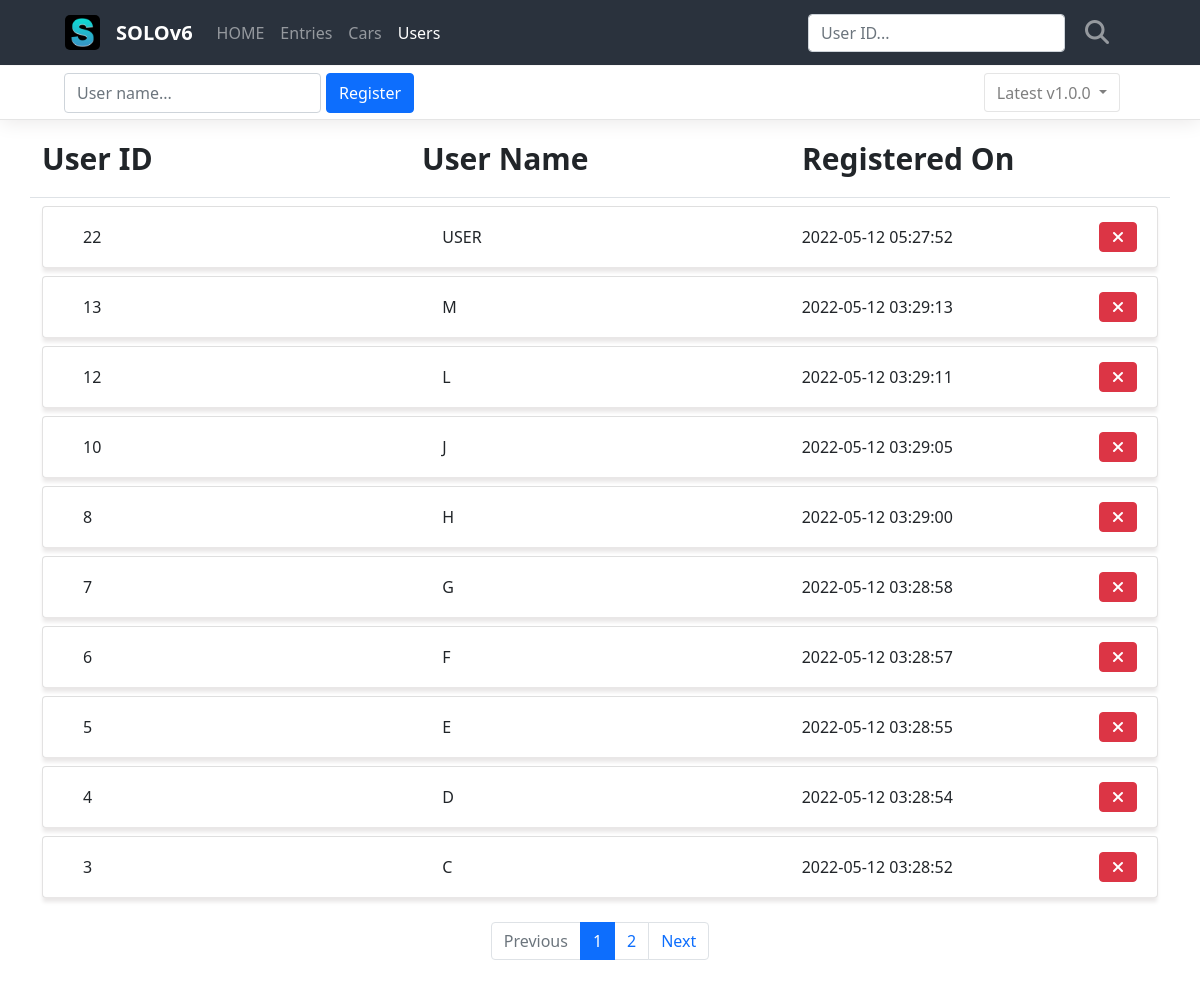
/users/, run on the app's committed database.
### project/models/user.py (models this page shows, shortened)
class User(db.Model):
    id = db.Column(db.Integer, primary_key=True)
    user_name = db.Column(db.String(10), nullable=False)
    registered_on = db.Column(db.DateTime(), default=func.now())

### project/routes/user_routes.py (the view)
@blueprint.route('/')
def users():
    page = request.args.get('page', type=int, default=1)
    needle = request.args.get('needle', type=str, default='')
    user_list = UserModel.query.order_by(UserModel.registered_on.desc())
    if needle:
        user_list = user_list.filter(
            UserModel.id.ilike(needle)
        )
    user_list = user_list.paginate(page, per_page=10)
    return render_template('users.html', user_list=user_list, page=page, needle=needle)

### project/templates/users.html (shortened to what this page needs)
<link rel="stylesheet" href="../static/css/users.css">
{% extends 'base.html' %}
{% block content %}
<nav class="navbar navbar-expand-lg navbar-dark">
    <div class="container-fluid">
        <a class="navbar-logo" href="{{ url_for('base.index') }}">
            <img class="logo" src="../static/images/favicons.ico/favicon-96x96.png" alt="Logo" height="35" width="35">
        </a>
        <a class="navbar-brand" href="{{ url_for('base.index') }}">SOLOv6</a>
        <div class="collapse navbar-collapse" id="navbarSupportedContent">
            <ul class="navbar-nav me-auto mb-2 mb-lg-0">
                <li class="nav-item">
                    <a class="nav-link active" aria-current="page" href="{{ url_for('base.index') }}">HOME</a>
                </li>
                <li class="nav-item">
                    <a class="nav-link active" href="{{ url_for('base.index') }}">Entries</a>
                </li>
                <li class="nav-item">
                    <a class="nav-link active" href="{{ url_for('cars.cars') }}">Cars</a>
                </li>
                <li class="nav-item">
                    <a class="nav-link active" href="{{ url_for('users.users') }}">Users</a>
                </li>
            </ul>
            <form id="search-form" class="d-flex" action="{{ url_for('users.users') }}" method="get">
                <input id="needle search-needle" class="form-control me-2 search-form" type="text" name="needle" value="{{ needle or '' }}" placeholder="User ID..." aria-label="Search">
                <button id="btn-search" class="btn search-btn" type="submit">
                    <i class="fa-solid fa-magnifying-glass fa-xl"></i>
                </button>
            </form>
        </div>
    </div>
</nav>
<div class="main">
    <div class="register-box">
        <div class="register-col">
            <form class="register-form" action="{{ url_for('users.register') }}" method="post">
                <input class="form-control register-input" type="text" name="user_name" placeholder="User name...">
                <button type="submit" class="btn btn-primary mb-3 register-btn">
                    Register
                </button>
            </form>
        </div>
        <div class="dropdown">
            <button class="btn btn-light dropdown-toggle" type="button" id="dropdownMenuButton1" data-bs-toggle="dropdown" aria-expanded="false">
                Latest v1.0.0
            </button>
        </div>
    </div>
    <div class="container list-box">
        <div class="row list-title-box border-bottom">
            <div class="col list-title my-3">
                User ID
            </div>
            <div class="col list-title my-3">
                User Name
            </div>
            <div class="col list-title my-3">
                Registered On
            </div>
        </div>
        {% if user_list %}
            {% for user in user_list.items %}
            <div class="card my-2">
                <div class="card-body">
                    <div class="row card-body-row">
                        <div class="col list-col">
                            {{ user.id }}
                        </div>
                        <div class="col list-col">
                            {{ user.user_name }}
                        </div>
                        <div class="col list-col">
                            {{ user.registered_on }}
                            <div class="cancel-box">
                                <form class="delete-form" action="{{ url_for('users.delete') }}" method="post">
                                    <button type="submit" class="btn btn-danger mb-3 cancel-btn">
                                        <i class="fa-solid fa-xmark"></i>
                                    </button>
                                </form>
                            </div>
                        </div>
                    </div>
                </div>
            </div>
            {% endfor %}
        {% else %}
        <div class="row">
            <div class="col-12">
                <h2>❌ No User Registered ❌</h2>
            </div>
        </div>
        {% endif %}
    </div>
</div>
<ul class="pagination my-4 justify-content-center">
    {% if user_list.has_prev %}
    <li class="page-item">
        <a class="page-link" href="?page={{ user_list.prev_num }}">Previous</a>
    </li>
    {% else %}
    <li class="page-item disabled">
        <a class="page-link" tabindex="-1" aria-disabled="true" href="javascript:void(0)">Previous</a>
    </li>
    {% endif %}
    {% for page_num in user_list.iter_pages() %}
    {% if page_num %}
    {% if page_num != user_list.page %}
    <li class="page-item">
        <a class="page-link" href="?page={{ page_num }}">{{ page_num }}</a>
    </li>
    {% else %}
    <li class="page-item active" aria-current="page">
        <a class="page-link" href="javascript:void(0)">{{ page_num }}</a>
    </li>
    {% endif %}
    {% else %}
    <li class="disabled">
        <a class="page-link" href="javascript:void(0)">...</a>
    </li>
    {% endif %}
    {% endfor %}
    {% if user_list.has_next %}
    <li class="page-item">
        <a class="page-link" href="?page={{ user_list.next_num }}">Next</a>
    </li>
    {% else %}
    <li class="page-item disabled">
        <a class="page-link" tabindex="-1" aria-disabled="true" href="javascript:void(0)">Next</a>
    </li>
    {% endif %}
</ul>
{% endblock %}

### project/templates/base.html (shortened to what this page needs)
<!DOCTYPE html>
<html lang="en">
<head>
    <link rel="stylesheet" href="{{ url_for('static', filename='css/bootstrap.min.css') }}">
    <link rel="stylesheet" href="https://cdnjs.cloudflare.com/ajax/libs/font-awesome/6.1.1/css/all.min.css">
    <link rel="stylesheet" href="{{ url_for('static', filename='css/styles.css') }}">
</head>
<body>
    {% block content %}
    {% endblock %}
</body>
</html>

### project/static/css/users.css (style rules this page uses)
.navbar-nav .nav-item:nth-child(4) .nav-link { opacity: 1; }

### project/static/css/styles.css (style rules this page uses)
.navbar { position: fixed; top: 0; width: 100vw; height: 65px; padding-left: 53px; padding-right: 67px; z-index: 1; background-color: #2A323D; }
.navbar-brand { font-weight: 700; color: white; }
.navbar .container-fluid { height: 65px; }
.logo { border-radius: 5px; margin-right: 16px; }
.nav-link { color: white; opacity: 0.5; transition: opacity 0.3s ease-in-out; }
.d-flex { display: flex; align-items: center; margin: 0; }
.search-btn { color: white; opacity: 0.5; border: none; margin-left: 0; transition: color, opacity 0.2s ease-in-out; }
.main { margin-top: 66px; }
.register-box { display: flex; justify-content: space-between; align-items: center; padding-left: 64px; padding-right: 80px; width: 100vw; height: 54px; border-bottom: 1px solid rgba(0, 0, 0, 0.1); box-shadow: 0px 2px 20px rgb(234, 232, 232); }
.register-col { display: flex; align-items: center; justify-content: center; height: 54px; }
.register-form { display: flex; justify-content: center; align-items: center; height: 54px; margin: 0; }
.register-input { height: 40px; }
.register-btn { height: 40px; margin-top: 16px; margin-left: 5px; }
.dropdown-toggle { height: 39px; border: 1px solid rgba(0, 0, 0, 0.1); background-color: white; color: rgba(0, 0, 0, 0.5); }
.card { z-index: 0; }
.card-body { height: 60px; padding: 0; box-shadow: 0px 5px 4px rgb(233, 231, 231); }
.list-title { font-size: 30px; font-weight: 600; }
.list-col { display: flex; align-items: center; height: 60px; }
.list-col:nth-child(1) { margin-left: 40px; }
.list-col:nth-child(3) { display: flex; justify-content: space-between; margin-right: 20px; }
.delete-form { height: 30px; }
.cancel-box { display: flex; align-items: flex-end; }
.cancel-btn { margin-top: 8px; }

### data on the page
User: id "22", user_name "USER", registered_on "2022-05-12 05:27:52"
User: id "13", user_name "M", registered_on "2022-05-12 03:29:13"
User: id "12", user_name "L", registered_on "2022-05-12 03:29:11"
User: id "10", user_name "J", registered_on "2022-05-12 03:29:05"
User: id "8", user_name "H", registered_on "2022-05-12 03:29:00"
User: id "7", user_name "G", registered_on "2022-05-12 03:28:58"
User: id "6", user_name "F", registered_on "2022-05-12 03:28:57"
User: id "5", user_name "E", registered_on "2022-05-12 03:28:55"
User: id "4", user_name "D", registered_on "2022-05-12 03:28:54"
User: id "3", user_name "C", registered_on "2022-05-12 03:28:52"

### other printed values
{{ page_num }} "1"
{{ page_num }} "2"
